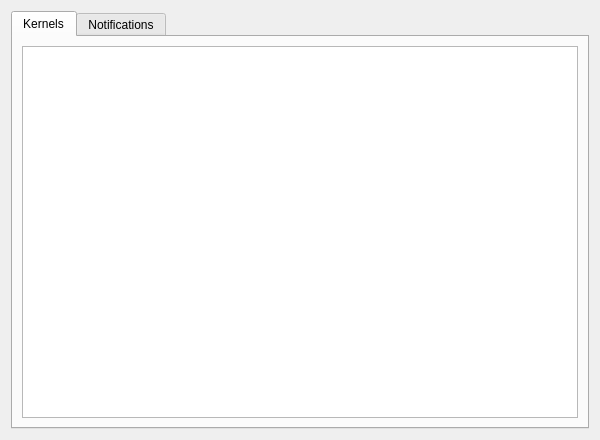
<?xml version="1.0" encoding="UTF-8"?>
<ui version="4.0">
 <class>PageKernel</class>
 <widget class="QWidget" name="PageKernel">
  <property name="geometry">
   <rect>
    <x>0</x>
    <y>0</y>
    <width>600</width>
    <height>440</height>
   </rect>
  </property>
  <property name="windowTitle">
   <string notr="true">Form</string>
  </property>
  <layout class="QHBoxLayout" name="horizontalLayout">
   <item>
    <widget class="QTabWidget" name="tabWidget">
     <property name="currentIndex">
      <number>0</number>
     </property>
     <widget class="QWidget" name="kernelsTab">
      <attribute name="title">
       <string>Kernels</string>
      </attribute>
      <layout class="QVBoxLayout" name="verticalLayout">
       <item>
        <widget class="QListView" name="kernelListView">
         <property name="focusPolicy">
          <enum>Qt::NoFocus</enum>
         </property>
         <property name="alternatingRowColors">
          <bool>true</bool>
         </property>
        </widget>
       </item>
      </layout>
     </widget>
     <widget class="QWidget" name="notificationsTab">
      <attribute name="title">
       <string>Notifications</string>
      </attribute>
      <layout class="QVBoxLayout" name="verticalLayout_2">
       <item>
        <widget class="QGroupBox" name="notificationsGroupBox">
         <property name="title">
          <string>Notifications</string>
         </property>
         <layout class="QVBoxLayout" name="verticalLayout_3">
          <item>
           <widget class="QCheckBox" name="unsupportedKernelCheckBox">
            <property name="text">
             <string>Notify for installed unsupported kernels</string>
            </property>
           </widget>
          </item>
          <item>
           <layout class="QHBoxLayout" name="unsupportedKernelHBoxLayout">
            <item>
             <spacer name="unsupportedKernelBoxHorizontalSpacer">
              <property name="orientation">
               <enum>Qt::Horizontal</enum>
              </property>
              <property name="sizeType">
               <enum>QSizePolicy::Fixed</enum>
              </property>
              <property name="sizeHint" stdset="0">
               <size>
                <width>40</width>
                <height>20</height>
               </size>
              </property>
             </spacer>
            </item>
            <item>
             <widget class="QCheckBox" name="unsupportedKernelRunningCheckBox">
              <property name="text">
               <string>Only if running the unsupported kernel</string>
              </property>
             </widget>
            </item>
           </layout>
          </item>
          <item>
           <widget class="QCheckBox" name="newKernelCheckBox">
            <property name="text">
             <string>Notify when new kernels are available</string>
            </property>
           </widget>
          </item>
          <item>
           <layout class="QHBoxLayout" name="newKernelLtsHBoxLayout">
            <item>
             <spacer name="newKernelLtsHorizontalSpacer">
              <property name="orientation">
               <enum>Qt::Horizontal</enum>
              </property>
              <property name="sizeType">
               <enum>QSizePolicy::Fixed</enum>
              </property>
              <property name="sizeHint" stdset="0">
               <size>
                <width>40</width>
                <height>20</height>
               </size>
              </property>
             </spacer>
            </item>
            <item>
             <widget class="QCheckBox" name="newKernelLtsCheckBox">
              <property name="text">
               <string>Only LTS kernels</string>
              </property>
             </widget>
            </item>
           </layout>
          </item>
          <item>
           <layout class="QHBoxLayout" name="newKernelRecommendedHBoxLayout">
            <item>
             <spacer name="newKernelRecommendedHorizontalSpacer">
              <property name="orientation">
               <enum>Qt::Horizontal</enum>
              </property>
              <property name="sizeType">
               <enum>QSizePolicy::Fixed</enum>
              </property>
              <property name="sizeHint" stdset="0">
               <size>
                <width>40</width>
                <height>20</height>
               </size>
              </property>
             </spacer>
            </item>
            <item>
             <widget class="QCheckBox" name="newKernelRecommendedCheckBox">
              <property name="text">
               <string>Only recommended kernels</string>
              </property>
             </widget>
            </item>
           </layout>
          </item>
          <item>
           <spacer name="notificationsVerticalSpacer">
            <property name="orientation">
             <enum>Qt::Vertical</enum>
            </property>
            <property name="sizeHint" stdset="0">
             <size>
              <width>20</width>
              <height>40</height>
             </size>
            </property>
           </spacer>
          </item>
         </layout>
        </widget>
       </item>
      </layout>
     </widget>
    </widget>
   </item>
  </layout>
 </widget>
 <resources/>
 <connections/>
</ui>
